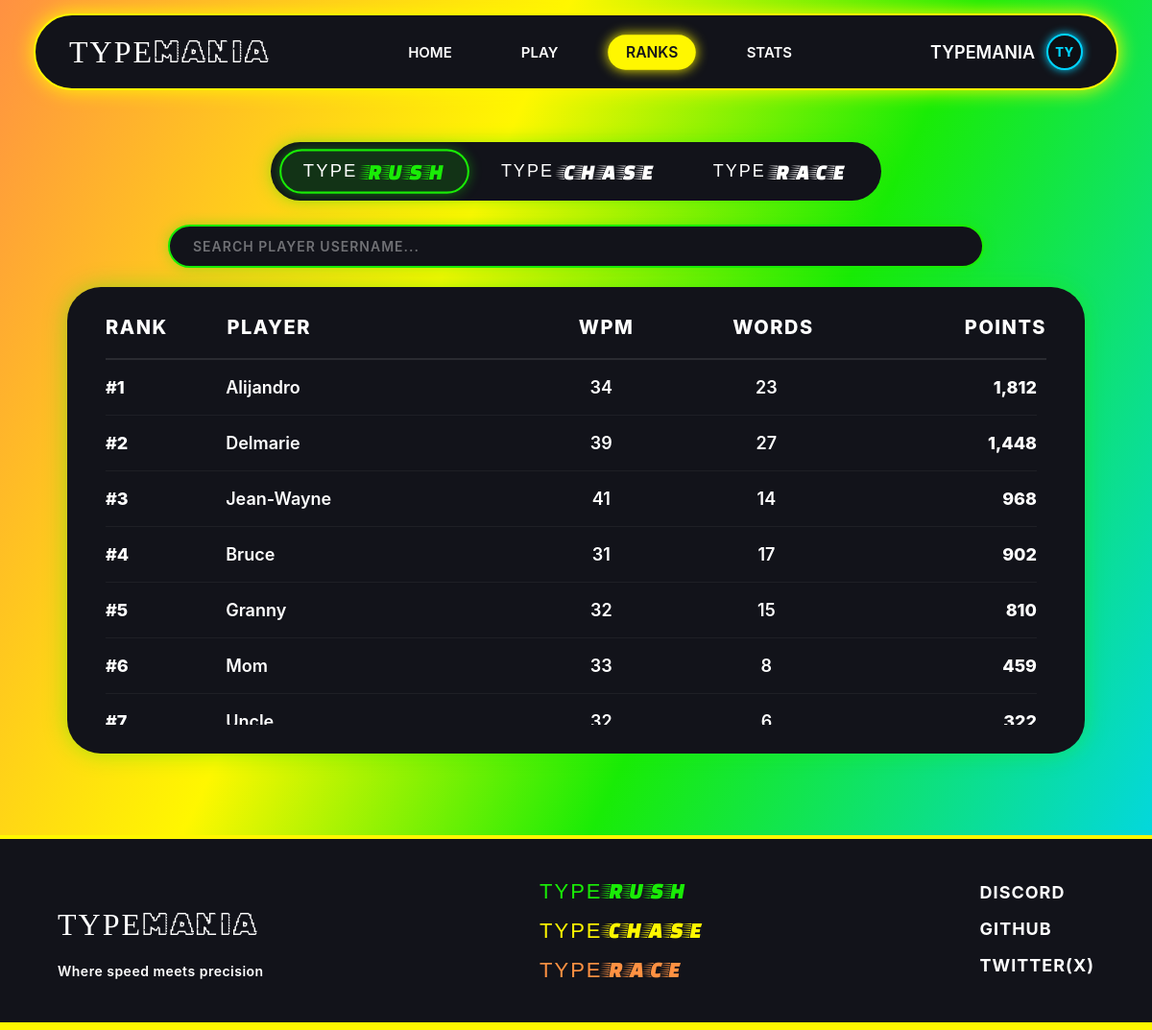
The page /pages/ranks.php on the database as committed earlier.
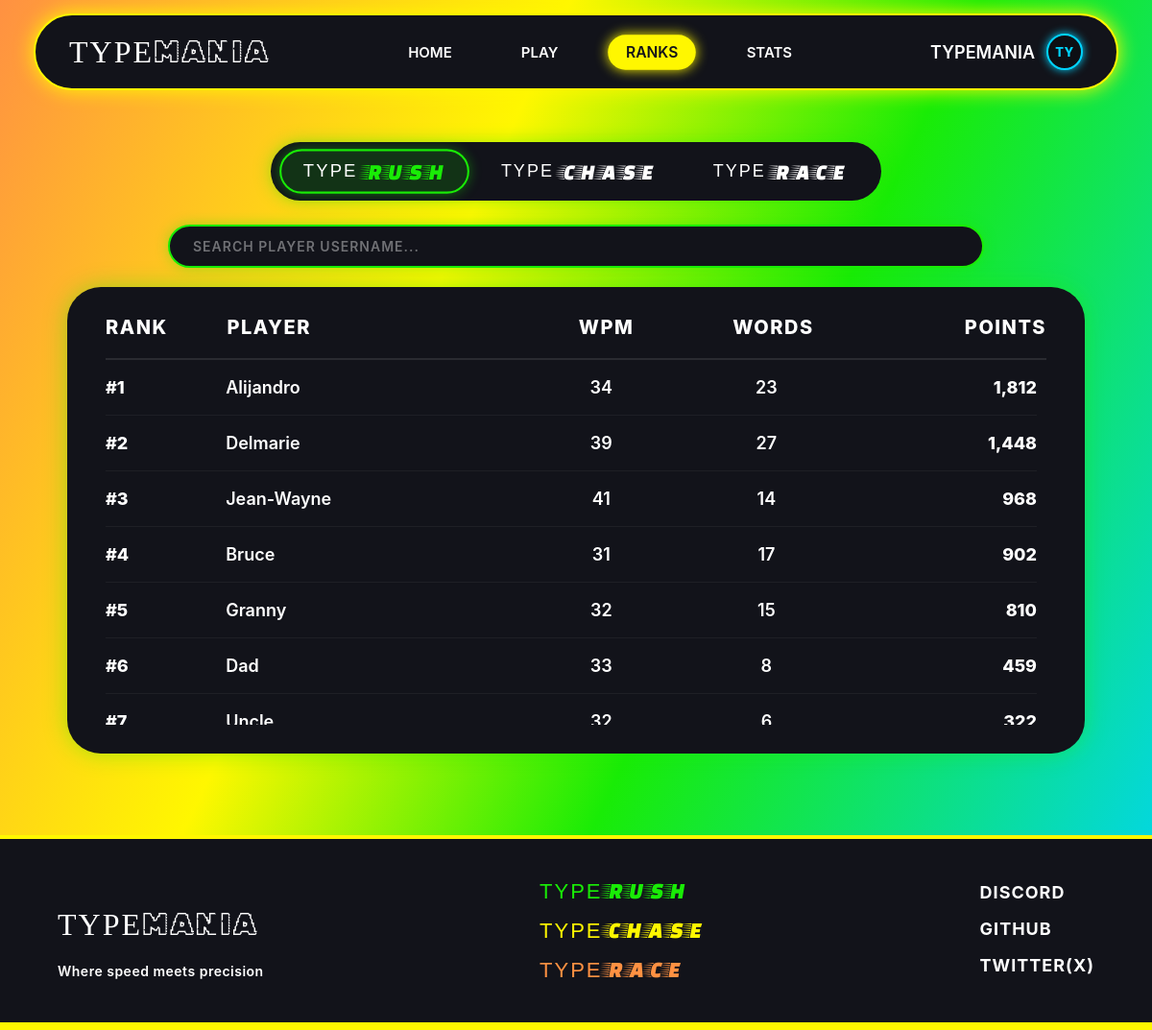
The same page on the database as committed later.
### tables this page shows
CREATE TABLE `users` (
  `user_id` int(10) UNSIGNED NOT NULL,
  `username` varchar(16) NOT NULL,
  `password_hash` varchar(255) NOT NULL,
  `circle_color` varchar(7) DEFAULT '#00D4FF',
  `letter_color` varchar(7) DEFAULT '#00D4FF',
  `username_changed` tinyint(1) DEFAULT 0,
  `role` enum('user','admin') NOT NULL DEFAULT 'user',
  `created_at` timestamp NOT NULL DEFAULT current_timestamp(),
  `updated_at` timestamp NOT NULL DEFAULT current_timestamp() ON UPDATE current_timestamp()
);

### pages/ranks.php (the view, shortened to what this page needs)
<?php
require_once __DIR__ . '/../config/config.php';
$mode = isset($_GET['mode']) ? strtolower($_GET['mode']) : 'rush';
$mode_id_map = [
    'rush'  => 1,
    'chase' => 2,
    'race'  => 3
];
$active_mode_id = $mode_id_map[$mode];
$bg_style = "background: linear-gradient(115deg, #ff9142 0%, #FFF700 35%, #19EC06 60%, #00D4FF 100%);";
$modeVisuals = [
    'rush' => [
        'border'  => '#19EC06',
        'glow'    => 'rgba(25, 236, 6, 0.4)',
        'bgGlow'  => 'rgba(25, 236, 6, 0.15)',
        'headers' => ['RANK', 'PLAYER', 'WPM', 'WORDS', 'POINTS']
    ],
    'chase' => [
        'border'  => '#FFF700',
        'glow'    => 'rgba(255, 247, 0, 0.4)',
        'bgGlow'  => 'rgba(255, 247, 0, 0.15)',
        'headers' => ['RANK', 'PLAYER', 'WPM', 'POINTS', 'WORDS']
    ],
    'race' => [
        'border'  => '#ff9142',
        'glow'    => 'rgba(249, 115, 22, 0.4)',
        'bgGlow'  => 'rgba(249, 115, 22, 0.15)',
        'headers' => ['RANK', 'PLAYER', 'WPM', 'POINTS', 'FINISH TIME']
    ]
];
$currentConfig = $modeVisuals[$mode];
$rank_query = $conn->prepare("
    SELECT
        u.user_id,
        u.username,
        u.letter_color,
        MAX(gs.points) AS top_points,
        MAX(gs.wpm) AS top_wpm,
        MAX(gs.words_typed) AS max_words,
        MIN(NULLIF(gs.duration_seconds, 0)) AS quickest_time
    FROM game_scores gs
    JOIN users u ON gs.user_id = u.user_id
    WHERE gs.mode_id = ?
    GROUP BY u.user_id, u.username, u.letter_color
    ORDER BY top_points DESC, top_wpm DESC
");
$rank_query->bind_param("i", $active_mode_id);
$rank_query->execute();
$all_scores = $rank_query->get_result()->fetch_all(MYSQLI_ASSOC);
$all_leaderboard_rows = [];
$position = 1;
foreach ($all_scores as $entry) {
    $time_formatted = $entry['quickest_time'] ? gmdate("i:s", $entry['quickest_time']) : '--:--';
    $points_formatted = number_format((int)$entry['top_points']);
    $words_formatted = number_format((int)$entry['max_words']);
    if ($mode === 'rush') {
        $formatted_row = ["#{$position}", $entry['username'], $entry['top_wpm'], $words_formatted, $points_formatted];
    } elseif ($mode === 'chase') {
        $formatted_row = ["#{$position}", $entry['username'], $entry['top_wpm'], $points_formatted, "{$words_formatted} WT"];
    } else {
        $formatted_row = ["#{$position}", $entry['username'], $entry['top_wpm'], $points_formatted, $time_formatted];
    }
    $all_leaderboard_rows[] = $formatted_row;
    $position++;
}
$dynamicCardStyle = "style=\"border-color: {$currentConfig['border']}; box-shadow: 0 0 25px {$currentConfig['glow']};\"";
$dynamicTabsStyle = "style=\"border-color: {$currentConfig['border']}; box-shadow: 0 0 18px {$currentConfig['glow']};\"";
?>
<!DOCTYPE html>
<html lang="en">
<head>
    <link rel="stylesheet" href="../css/ranks.css?v=<?php echo time(); ?>">
</head>
<body style="<?php echo $bg_style; ?>">
    <?php include '../Components/afterNavbar.php'; ?>
    <main class="ranks-container">
        <div class="mode-tabs-wrapper">
            <div class="mode-tabs" <?php echo $dynamicTabsStyle; ?>>
                <a href="ranks.php?mode=rush" class="tab-btn <?php echo $mode === 'rush' ? 'active' : ''; ?>" <?php echo $mode === 'rush' ? "style=\"border: 2px solid {$currentConfig['border']}; box-shadow: 0 0 12px {$currentConfig['glow']}; background: {$currentConfig['bgGlow']};\"" : ''; ?>><span class="font-type">TYPE</span><span class="font-mode" <?php echo $mode === 'rush' ? "style=\"color: {$currentConfig['border']};\"" : ''; ?>>RUSH</span></a>
                <a href="ranks.php?mode=chase" class="tab-btn <?php echo $mode === 'chase' ? 'active' : ''; ?>" <?php echo $mode === 'chase' ? "style=\"border: 2px solid {$currentConfig['border']}; box-shadow: 0 0 12px {$currentConfig['glow']}; background: {$currentConfig['bgGlow']};\"" : ''; ?>><span class="font-type">TYPE</span><span class="font-mode" <?php echo $mode === 'chase' ? "style=\"color: {$currentConfig['border']};\"" : ''; ?>>CHASE</span></a>
                <a href="ranks.php?mode=race" class="tab-btn <?php echo $mode === 'race' ? 'active' : ''; ?>" <?php echo $mode === 'race' ? "style=\"border: 2px solid {$currentConfig['border']}; box-shadow: 0 0 12px {$currentConfig['glow']}; background: {$currentConfig['bgGlow']};\"" : ''; ?>><span class="font-type">TYPE</span><span class="font-mode" <?php echo $mode === 'race' ? "style=\"color: {$currentConfig['border']};\"" : ''; ?>>RACE</span></a>
            </div>
        </div>
        <div class="leaderboard-search-wrapper">
            <input type="text" id="leaderboardSearch" class="leaderboard-search-input" placeholder="SEARCH PLAYER USERNAME..." autocomplete="off" style="border-color: <?php echo $currentConfig['border']; ?>; box-shadow: 0 0 14px <?php echo $currentConfig['glow']; ?>;">
        </div>
        <div class="leaderboard-card" <?php echo $dynamicCardStyle; ?>>
            <div class="leaderboard-header">
                <?php foreach ($currentConfig['headers'] as $header): ?>
                    <div class="col-item"><?php echo $header; ?></div>
                <?php endforeach; ?>
            </div>
            <div class="leaderboard-body" id="leaderboardBody">
                <?php if (!empty($all_leaderboard_rows)): ?>
                    <?php foreach ($all_leaderboard_rows as $row): ?>
                        <div class="leaderboard-row">
                            <div class="col-item"><?php echo htmlspecialchars($row[0]); ?></div>
                            <div class="col-item username-col"><?php echo htmlspecialchars($row[1]); ?></div>
                            <div class="col-item"><?php echo htmlspecialchars($row[2]); ?></div>
                            <div class="col-item"><?php echo htmlspecialchars($row[3]); ?></div>
                            <div class="col-item"><?php echo htmlspecialchars($row[4]); ?></div>
                        </div>
                    <?php endforeach; ?>
                <?php else: ?>
                    <div class="leaderboard-row text-center no-data-row">
                        <div class="col-item" style="grid-column: 1 / -1; width: 100%; opacity: 0.6;">No matches recorded for this mode yet.</div>
                    </div>
                <?php endif; ?>
            </div>
        </div>
    </main>
    <?php include '../Components/footer.php'; ?>
</body>
</html>

### Components/afterNavbar.php (shortened to what this page needs)
<?php
$currentPage = basename($_SERVER['PHP_SELF']);
$navUsername    = $_SESSION['username'] ?? "TYPEMANIA";
$navCircleColor = $_SESSION['circle_color'] ?? "#00D4FF";
$navLetterColor = $_SESSION['letter_color'] ?? "#00D4FF";
$cleanNavName = trim($navUsername);
if (strlen($cleanNavName) >= 2) {
  $navInitials = strtoupper(substr($cleanNavName, 0, 2));
} elseif (strlen($cleanNavName) === 1) {
  $navInitials = strtoupper($cleanNavName) . "_";
} else {
  $navInitials = "TM";
}
?>
<link rel="stylesheet" href="../css/afterNavbar.css">
<link rel="stylesheet" href="../css/idleModal.css">
<link rel="stylesheet" href="https://cdn.jsdelivr.net/npm/bootstrap-icons@1.11.3/font/bootstrap-icons.min.css">
<header class="navbar-wrapper">
  <nav class="custom-navbar">
    <a href="../pages/homepageAfter.php" class="brand-logo">
      <span id="type">TYPE</span><span id="mania">MANIA</span>
    </a>
    <div class="nav-links">
      <a href="../pages/afterSignUp.php" class="nav-btn <?php echo ($currentPage == 'afterSignUp.php') ? 'active' : ''; ?>">HOME</a>
      <a href="../pages/play.php" class="nav-btn <?php echo ($currentPage == 'play.php') ? 'active' : ''; ?>">PLAY</a>
      <a href="../pages/ranks.php" class="nav-btn <?php echo ($currentPage == 'ranks.php') ? 'active' : ''; ?>">RANKS</a>
      <a href="../pages/stats.php" class="nav-btn <?php echo ($currentPage == 'stats.php') ? 'active' : ''; ?>">STATS</a>
    </div>
    <div class="navbar-actions" style="display: flex !important; flex-direction: row !important; align-items: center !important;">
      <a href="../pages/stats.php" class="nav-profile-link" style="display: inline-flex !important; flex-direction: row !important; align-items: center !important; gap: 12px !important; text-decoration: none !important; border: none !important; background: transparent !important; outline: none !important;">
        <span class="signup-text" style="text-decoration: none !important; color: #ffffff !important; font-family: 'Inter', sans-serif !important; font-size: 18px !important; font-weight: 600 !important; white-space: nowrap !important; margin: 0 !important; padding: 0 !important; display: inline-block !important; border: none !important; background: none !important; vertical-align: middle !important;">
          <?php echo htmlspecialchars($navUsername); ?>
        </span>
        <div class="nav-avatar-mini" style="width: 38px !important; height: 38px !important; min-width: 38px !important; min-height: 38px !important; max-width: 38px !important; max-height: 38px !important; border-radius: 50% !important; border: 2px solid <?php echo $navCircleColor; ?> !important; box-shadow: 0 0 10px <?php echo $navCircleColor; ?> !important; display: flex !important; align-items: center !important; justify-content: center !important; background-color: #0d0f14 !important; flex-shrink: 0 !important; box-sizing: border-box !important; overflow: hidden !important; text-decoration: none !important;">
          <span style="color: <?php echo $navLetterColor; ?> !important; font-family: 'Inter', sans-serif !important; font-weight: 800 !important; font-size: 13px !important; line-height: 1 !important; text-decoration: none !important; display: block !important; margin: 0 !important; padding: 0 !important; border: none !important; text-align: center !important; width: 100% !important;">
            <?php echo $navInitials; ?>
          </span>
        </div>
      </a>
    </div>
  </nav>
</header>

### Components/footer.php
<link rel="stylesheet" href="/typemania/css/footer.css">
<footer class="custom-footer">
  <div class="footer-container">
    <div class="footer-col brand-col">
      <a href="#" class="brand-logo">
        <span id="type">TYPE</span><span id="mania">MANIA</span>
      </a>
      <p class="tagline">Where speed meets precision</p>
    </div>
    <div class="footer-col modes-col">
      <a href="#" class="mode-link mode-rush"><span class="type">TYPE</span><span class="mode">RUSH</span></a>
      <a href="#" class="mode-link mode-chase"><span class="type">TYPE</span><span class="mode">CHASE</span></a>
      <a href="#" class="mode-link mode-race"><span class="type">TYPE</span><span class="mode">RACE</span></a>
    </div>
    <div class="footer-col link-col">
      <a href="#">DISCORD</a>
      <a href="#">GITHUB</a>
      <a href="#">TWITTER(X)</a>
    </div>
  </div>
</footer>

### css/ranks.css (style rules this page uses)
* { margin: 0px; padding: 0px; box-sizing: border-box; }
body { min-height: 100vh; display: flex; flex-direction: column; width: 100%; background-color: #12131a; color: #ffffff; font-family: 'Inter', sans-serif; overflow-x: hidden; }
.ranks-container { flex: 1; display: flex; flex-direction: column; align-items: center; justify-content: center; padding: 40px 20px 60px 20px; width: 100%; max-width: 1100px; margin: 0px auto; }
.mode-tabs-wrapper { width: 100%; max-width: 850px; display: flex; justify-content: center; margin-bottom: 25px; }
.mode-tabs { display: flex; flex-wrap: wrap; justify-content: center; align-items: center; background-color: #12131a; border-radius: 50px; padding: 8px 12px; gap: 12px; max-width: 100%; transition: all 0.3s cubic-bezier(0.4, 0, 0.2, 1); }
.tab-btn { background: transparent; border: 2px solid transparent; color: #ffffff; font-family: 'RubikGlitch', sans-serif; font-size: 18px; letter-spacing: 2px; padding: 8px 22px; border-radius: 40px; cursor: pointer; text-decoration: none; display: inline-flex; align-items: center; justify-content: center; gap: 6px; white-space: nowrap; transition: all 0.2s cubic-bezier(0.4, 0, 0.2, 1); }
.tab-btn.active { transform: scale(1.03); }
.leaderboard-card { width: 100%; background-color: #12131a; border-radius: 35px; padding: 30px 40px; display: flex; flex-direction: column; margin-bottom: 25px; overflow: hidden; transition: all 0.3s ease; }
.leaderboard-header, .leaderboard-row, .personal-rank-card { display: grid; grid-template-columns: 1.2fr 3fr 1.5fr 1.8fr 1.8fr; align-items: center; font-family: 'Inter', sans-serif; }
.leaderboard-header { font-weight: 800; font-size: 20px; letter-spacing: 1.5px; color: #ffffff; padding-bottom: 20px; border-bottom: 2px solid rgba(255, 255, 255, 0.1); text-transform: uppercase; }
.leaderboard-body { max-height: 380px; overflow-y: auto; overflow-x: hidden; padding-right: 10px; scrollbar-width: thin; scrollbar-color: rgba(255, 255, 255, 0.3) rgba(255, 255, 255, 0.05); }
.leaderboard-row { padding: 18px 0px; color: #ffffff; font-weight: 600; font-size: 18px; border-bottom: 1px solid rgba(255, 255, 255, 0.05); transition: background-color 0.2s ease; }
.col-item:first-child { text-align: left; font-weight: 800; }
.col-item:nth-child(2) { text-align: left; }
.col-item:nth-child(3), .col-item:nth-child(4) { text-align: center; }
.col-item:last-child { text-align: right; font-weight: 800; }
.leaderboard-search-wrapper { width: 100%; max-width: 850px; margin-bottom: 20px; display: flex; justify-content: center; }
.leaderboard-search-input { width: 100%; background: #12131a; color: #ffffff; border: 2px solid #00d4ff; border-radius: 50px; padding: 12px 24px; font-family: 'Inter', sans-serif; font-size: 14px; font-weight: 700; letter-spacing: 1px; outline: none; transition: all 0.2s ease-in-out; }
.leaderboard-search-input::placeholder { color: rgba(255, 255, 255, 0.4); font-weight: 600; }

Rows that differ between the two databases and show on the page:
changed users: username "Mom" → "Dad"
